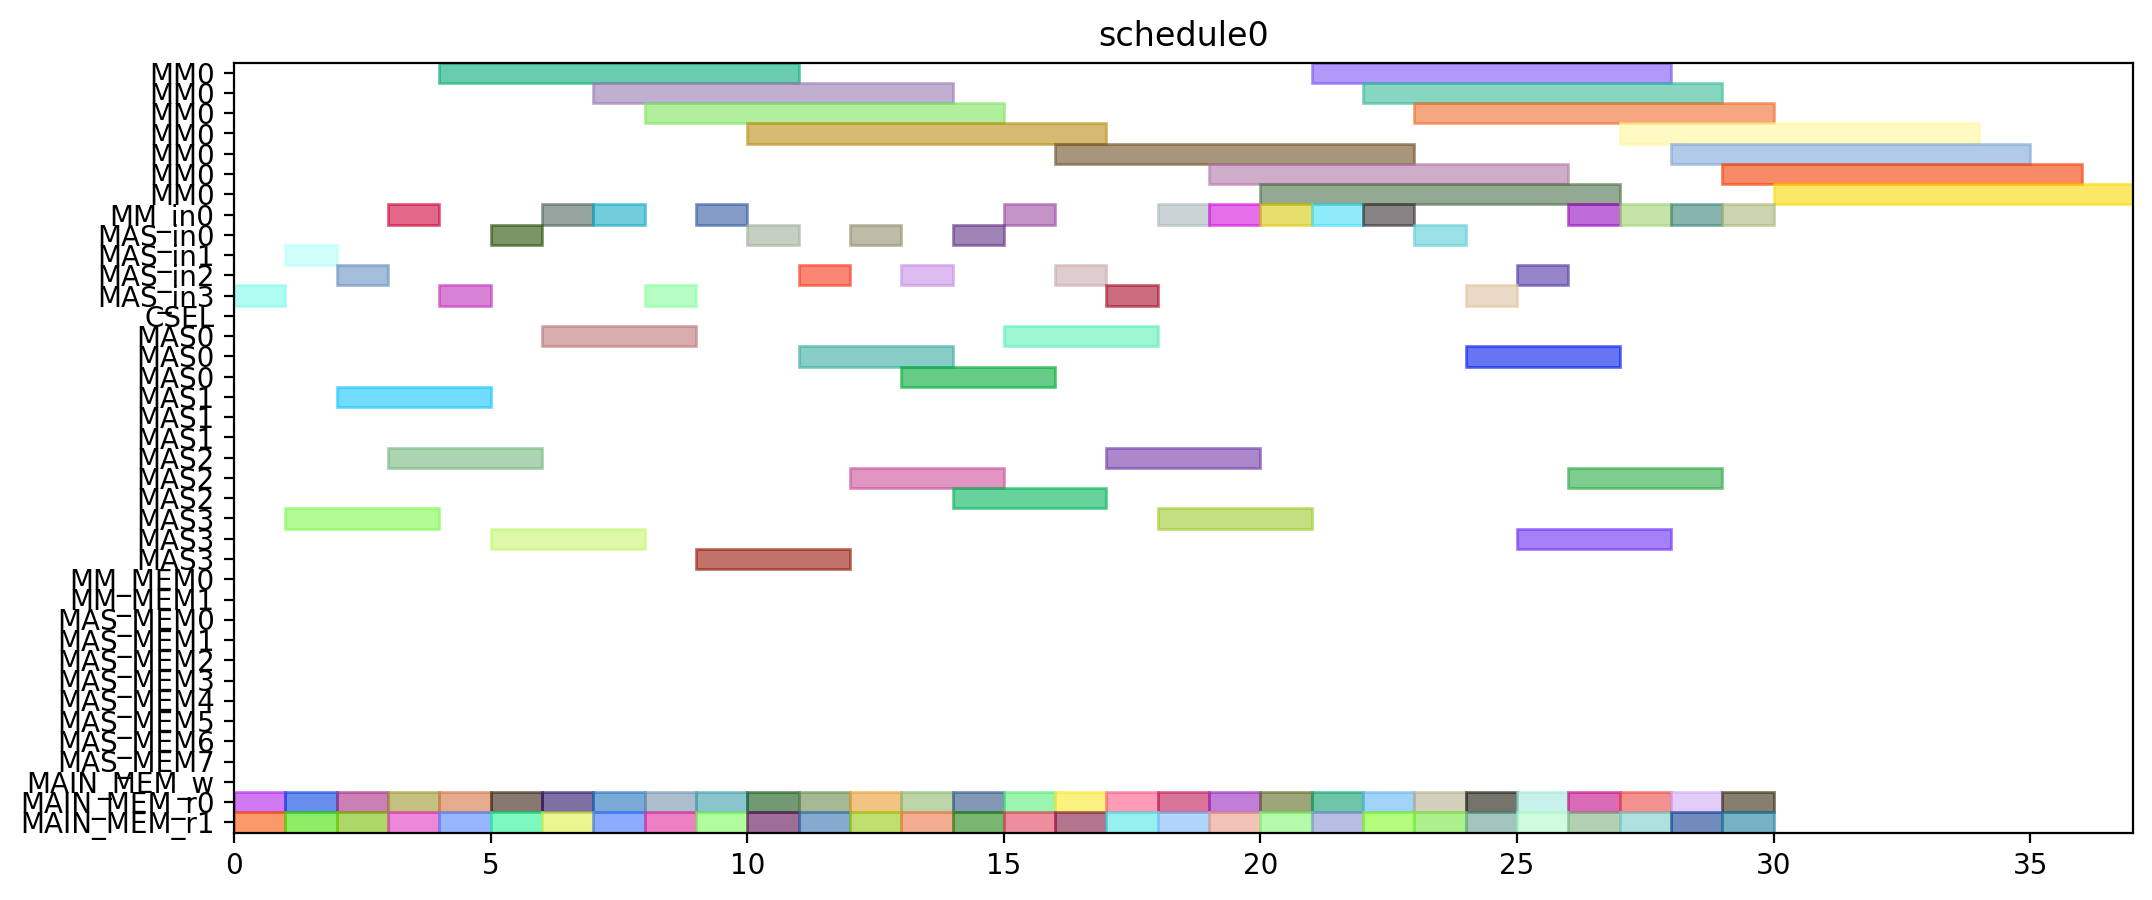

Python code for this plot:
from pyschedule import Scenario, solvers, plotters, alt


def solve():
	horizon = 120
	S = Scenario("schedule0", horizon=horizon)

	# resource
	MM = S.Resources('MM', num=1, size=7)
	MM_in = S.Resources('MM_in', num=1)
	MAS_in = S.Resources('MAS_in', num=4)
	CSEL = S.Resource('CSEL')
	MAS = S.Resources('MAS', num=4, size=3, periods=range(1, horizon))
	MM_MEM = S.Resources('MM_MEM', num=2)
	MAS_MEM = S.Resources('MAS_MEM', num=8)
	MAIN_MEM_w = S.Resource('MAIN_MEM_w', size=1)
	MAIN_MEM_r = S.Resources('MAIN_MEM_r', num=2)

	# result of previous scheduling

	# new tasks
	t1_t0 = S.Task('t1_t0', length=7, delay_cost=1)
	t1_t0 += alt(MM)
	t1_t0_in = S.Task('t1_t0_in', length=1, delay_cost=1)
	t1_t0_in += alt(MM_in)
	S += t1_t0_in*MM_in[0]<=t1_t0*MM[0]
	t1_t0_mem0 = S.Task('t1_t0_mem0', length=1, delay_cost=1)
	t1_t0_mem0 += MAIN_MEM_r[0]
	S += t1_t0_mem0 <= t1_t0

	t1_t0_mem1 = S.Task('t1_t0_mem1', length=1, delay_cost=1)
	t1_t0_mem1 += MAIN_MEM_r[1]
	S += t1_t0_mem1 <= t1_t0

	t1_t1 = S.Task('t1_t1', length=7, delay_cost=1)
	t1_t1 += alt(MM)
	t1_t1_in = S.Task('t1_t1_in', length=1, delay_cost=1)
	t1_t1_in += alt(MM_in)
	S += t1_t1_in*MM_in[0]<=t1_t1*MM[0]
	t1_t1_mem0 = S.Task('t1_t1_mem0', length=1, delay_cost=1)
	t1_t1_mem0 += MAIN_MEM_r[0]
	S += t1_t1_mem0 <= t1_t1

	t1_t1_mem1 = S.Task('t1_t1_mem1', length=1, delay_cost=1)
	t1_t1_mem1 += MAIN_MEM_r[1]
	S += t1_t1_mem1 <= t1_t1

	t1_t2 = S.Task('t1_t2', length=3, delay_cost=1)
	t1_t2 += alt(MAS)
	t1_t2_in = S.Task('t1_t2_in', length=1, delay_cost=1)
	t1_t2_in += alt(MAS_in)
	S += t1_t2_in*MAS_in[0]<=t1_t2*MAS[0]

	S += t1_t2_in*MAS_in[1]<=t1_t2*MAS[1]

	S += t1_t2_in*MAS_in[2]<=t1_t2*MAS[2]

	S += t1_t2_in*MAS_in[3]<=t1_t2*MAS[3]

	t1_t2_mem0 = S.Task('t1_t2_mem0', length=1, delay_cost=1)
	t1_t2_mem0 += MAIN_MEM_r[0]
	S += t1_t2_mem0 <= t1_t2

	t1_t2_mem1 = S.Task('t1_t2_mem1', length=1, delay_cost=1)
	t1_t2_mem1 += MAIN_MEM_r[1]
	S += t1_t2_mem1 <= t1_t2

	t1_t3 = S.Task('t1_t3', length=3, delay_cost=1)
	t1_t3 += alt(MAS)
	t1_t3_in = S.Task('t1_t3_in', length=1, delay_cost=1)
	t1_t3_in += alt(MAS_in)
	S += t1_t3_in*MAS_in[0]<=t1_t3*MAS[0]

	S += t1_t3_in*MAS_in[1]<=t1_t3*MAS[1]

	S += t1_t3_in*MAS_in[2]<=t1_t3*MAS[2]

	S += t1_t3_in*MAS_in[3]<=t1_t3*MAS[3]

	t1_t3_mem0 = S.Task('t1_t3_mem0', length=1, delay_cost=1)
	t1_t3_mem0 += MAIN_MEM_r[0]
	S += t1_t3_mem0 <= t1_t3

	t1_t3_mem1 = S.Task('t1_t3_mem1', length=1, delay_cost=1)
	t1_t3_mem1 += MAIN_MEM_r[1]
	S += t1_t3_mem1 <= t1_t3

	t2_t0 = S.Task('t2_t0', length=7, delay_cost=1)
	t2_t0 += alt(MM)
	t2_t0_in = S.Task('t2_t0_in', length=1, delay_cost=1)
	t2_t0_in += alt(MM_in)
	S += t2_t0_in*MM_in[0]<=t2_t0*MM[0]
	t2_t0_mem0 = S.Task('t2_t0_mem0', length=1, delay_cost=1)
	t2_t0_mem0 += MAIN_MEM_r[0]
	S += t2_t0_mem0 <= t2_t0

	t2_t0_mem1 = S.Task('t2_t0_mem1', length=1, delay_cost=1)
	t2_t0_mem1 += MAIN_MEM_r[1]
	S += t2_t0_mem1 <= t2_t0

	t2_t1 = S.Task('t2_t1', length=7, delay_cost=1)
	t2_t1 += alt(MM)
	t2_t1_in = S.Task('t2_t1_in', length=1, delay_cost=1)
	t2_t1_in += alt(MM_in)
	S += t2_t1_in*MM_in[0]<=t2_t1*MM[0]
	t2_t1_mem0 = S.Task('t2_t1_mem0', length=1, delay_cost=1)
	t2_t1_mem0 += MAIN_MEM_r[0]
	S += t2_t1_mem0 <= t2_t1

	t2_t1_mem1 = S.Task('t2_t1_mem1', length=1, delay_cost=1)
	t2_t1_mem1 += MAIN_MEM_r[1]
	S += t2_t1_mem1 <= t2_t1

	t2_t2 = S.Task('t2_t2', length=3, delay_cost=1)
	t2_t2 += alt(MAS)
	t2_t2_in = S.Task('t2_t2_in', length=1, delay_cost=1)
	t2_t2_in += alt(MAS_in)
	S += t2_t2_in*MAS_in[0]<=t2_t2*MAS[0]

	S += t2_t2_in*MAS_in[1]<=t2_t2*MAS[1]

	S += t2_t2_in*MAS_in[2]<=t2_t2*MAS[2]

	S += t2_t2_in*MAS_in[3]<=t2_t2*MAS[3]

	t2_t2_mem0 = S.Task('t2_t2_mem0', length=1, delay_cost=1)
	t2_t2_mem0 += MAIN_MEM_r[0]
	S += t2_t2_mem0 <= t2_t2

	t2_t2_mem1 = S.Task('t2_t2_mem1', length=1, delay_cost=1)
	t2_t2_mem1 += MAIN_MEM_r[1]
	S += t2_t2_mem1 <= t2_t2

	t2_t3 = S.Task('t2_t3', length=3, delay_cost=1)
	t2_t3 += alt(MAS)
	t2_t3_in = S.Task('t2_t3_in', length=1, delay_cost=1)
	t2_t3_in += alt(MAS_in)
	S += t2_t3_in*MAS_in[0]<=t2_t3*MAS[0]

	S += t2_t3_in*MAS_in[1]<=t2_t3*MAS[1]

	S += t2_t3_in*MAS_in[2]<=t2_t3*MAS[2]

	S += t2_t3_in*MAS_in[3]<=t2_t3*MAS[3]

	t2_t3_mem0 = S.Task('t2_t3_mem0', length=1, delay_cost=1)
	t2_t3_mem0 += MAIN_MEM_r[0]
	S += t2_t3_mem0 <= t2_t3

	t2_t3_mem1 = S.Task('t2_t3_mem1', length=1, delay_cost=1)
	t2_t3_mem1 += MAIN_MEM_r[1]
	S += t2_t3_mem1 <= t2_t3

	t0_t0 = S.Task('t0_t0', length=7, delay_cost=1)
	t0_t0 += alt(MM)
	t0_t0_in = S.Task('t0_t0_in', length=1, delay_cost=1)
	t0_t0_in += alt(MM_in)
	S += t0_t0_in*MM_in[0]<=t0_t0*MM[0]
	t0_t0_mem0 = S.Task('t0_t0_mem0', length=1, delay_cost=1)
	t0_t0_mem0 += MAIN_MEM_r[0]
	S += t0_t0_mem0 <= t0_t0

	t0_t0_mem1 = S.Task('t0_t0_mem1', length=1, delay_cost=1)
	t0_t0_mem1 += MAIN_MEM_r[1]
	S += t0_t0_mem1 <= t0_t0

	t0_t1 = S.Task('t0_t1', length=7, delay_cost=1)
	t0_t1 += alt(MM)
	t0_t1_in = S.Task('t0_t1_in', length=1, delay_cost=1)
	t0_t1_in += alt(MM_in)
	S += t0_t1_in*MM_in[0]<=t0_t1*MM[0]
	t0_t1_mem0 = S.Task('t0_t1_mem0', length=1, delay_cost=1)
	t0_t1_mem0 += MAIN_MEM_r[0]
	S += t0_t1_mem0 <= t0_t1

	t0_t1_mem1 = S.Task('t0_t1_mem1', length=1, delay_cost=1)
	t0_t1_mem1 += MAIN_MEM_r[1]
	S += t0_t1_mem1 <= t0_t1

	t0_t2 = S.Task('t0_t2', length=3, delay_cost=1)
	t0_t2 += alt(MAS)
	t0_t2_in = S.Task('t0_t2_in', length=1, delay_cost=1)
	t0_t2_in += alt(MAS_in)
	S += t0_t2_in*MAS_in[0]<=t0_t2*MAS[0]

	S += t0_t2_in*MAS_in[1]<=t0_t2*MAS[1]

	S += t0_t2_in*MAS_in[2]<=t0_t2*MAS[2]

	S += t0_t2_in*MAS_in[3]<=t0_t2*MAS[3]

	t0_t2_mem0 = S.Task('t0_t2_mem0', length=1, delay_cost=1)
	t0_t2_mem0 += MAIN_MEM_r[0]
	S += t0_t2_mem0 <= t0_t2

	t0_t2_mem1 = S.Task('t0_t2_mem1', length=1, delay_cost=1)
	t0_t2_mem1 += MAIN_MEM_r[1]
	S += t0_t2_mem1 <= t0_t2

	t0_t3 = S.Task('t0_t3', length=3, delay_cost=1)
	t0_t3 += alt(MAS)
	t0_t3_in = S.Task('t0_t3_in', length=1, delay_cost=1)
	t0_t3_in += alt(MAS_in)
	S += t0_t3_in*MAS_in[0]<=t0_t3*MAS[0]

	S += t0_t3_in*MAS_in[1]<=t0_t3*MAS[1]

	S += t0_t3_in*MAS_in[2]<=t0_t3*MAS[2]

	S += t0_t3_in*MAS_in[3]<=t0_t3*MAS[3]

	t0_t3_mem0 = S.Task('t0_t3_mem0', length=1, delay_cost=1)
	t0_t3_mem0 += MAIN_MEM_r[0]
	S += t0_t3_mem0 <= t0_t3

	t0_t3_mem1 = S.Task('t0_t3_mem1', length=1, delay_cost=1)
	t0_t3_mem1 += MAIN_MEM_r[1]
	S += t0_t3_mem1 <= t0_t3

	t4_t0_t0 = S.Task('t4_t0_t0', length=7, delay_cost=1)
	t4_t0_t0 += alt(MM)
	t4_t0_t0_in = S.Task('t4_t0_t0_in', length=1, delay_cost=1)
	t4_t0_t0_in += alt(MM_in)
	S += t4_t0_t0_in*MM_in[0]<=t4_t0_t0*MM[0]
	t4_t0_t0_mem0 = S.Task('t4_t0_t0_mem0', length=1, delay_cost=1)
	t4_t0_t0_mem0 += MAIN_MEM_r[0]
	S += t4_t0_t0_mem0 <= t4_t0_t0

	t4_t0_t0_mem1 = S.Task('t4_t0_t0_mem1', length=1, delay_cost=1)
	t4_t0_t0_mem1 += MAIN_MEM_r[1]
	S += t4_t0_t0_mem1 <= t4_t0_t0

	t4_t0_t1 = S.Task('t4_t0_t1', length=7, delay_cost=1)
	t4_t0_t1 += alt(MM)
	t4_t0_t1_in = S.Task('t4_t0_t1_in', length=1, delay_cost=1)
	t4_t0_t1_in += alt(MM_in)
	S += t4_t0_t1_in*MM_in[0]<=t4_t0_t1*MM[0]
	t4_t0_t1_mem0 = S.Task('t4_t0_t1_mem0', length=1, delay_cost=1)
	t4_t0_t1_mem0 += MAIN_MEM_r[0]
	S += t4_t0_t1_mem0 <= t4_t0_t1

	t4_t0_t1_mem1 = S.Task('t4_t0_t1_mem1', length=1, delay_cost=1)
	t4_t0_t1_mem1 += MAIN_MEM_r[1]
	S += t4_t0_t1_mem1 <= t4_t0_t1

	t4_t0_t2 = S.Task('t4_t0_t2', length=3, delay_cost=1)
	t4_t0_t2 += alt(MAS)
	t4_t0_t2_in = S.Task('t4_t0_t2_in', length=1, delay_cost=1)
	t4_t0_t2_in += alt(MAS_in)
	S += t4_t0_t2_in*MAS_in[0]<=t4_t0_t2*MAS[0]

	S += t4_t0_t2_in*MAS_in[1]<=t4_t0_t2*MAS[1]

	S += t4_t0_t2_in*MAS_in[2]<=t4_t0_t2*MAS[2]

	S += t4_t0_t2_in*MAS_in[3]<=t4_t0_t2*MAS[3]

	t4_t0_t2_mem0 = S.Task('t4_t0_t2_mem0', length=1, delay_cost=1)
	t4_t0_t2_mem0 += MAIN_MEM_r[0]
	S += t4_t0_t2_mem0 <= t4_t0_t2

	t4_t0_t2_mem1 = S.Task('t4_t0_t2_mem1', length=1, delay_cost=1)
	t4_t0_t2_mem1 += MAIN_MEM_r[1]
	S += t4_t0_t2_mem1 <= t4_t0_t2

	t4_t0_t3 = S.Task('t4_t0_t3', length=3, delay_cost=1)
	t4_t0_t3 += alt(MAS)
	t4_t0_t3_in = S.Task('t4_t0_t3_in', length=1, delay_cost=1)
	t4_t0_t3_in += alt(MAS_in)
	S += t4_t0_t3_in*MAS_in[0]<=t4_t0_t3*MAS[0]

	S += t4_t0_t3_in*MAS_in[1]<=t4_t0_t3*MAS[1]

	S += t4_t0_t3_in*MAS_in[2]<=t4_t0_t3*MAS[2]

	S += t4_t0_t3_in*MAS_in[3]<=t4_t0_t3*MAS[3]

	t4_t0_t3_mem0 = S.Task('t4_t0_t3_mem0', length=1, delay_cost=1)
	t4_t0_t3_mem0 += MAIN_MEM_r[0]
	S += t4_t0_t3_mem0 <= t4_t0_t3

	t4_t0_t3_mem1 = S.Task('t4_t0_t3_mem1', length=1, delay_cost=1)
	t4_t0_t3_mem1 += MAIN_MEM_r[1]
	S += t4_t0_t3_mem1 <= t4_t0_t3

	t4_t1_t0 = S.Task('t4_t1_t0', length=7, delay_cost=1)
	t4_t1_t0 += alt(MM)
	t4_t1_t0_in = S.Task('t4_t1_t0_in', length=1, delay_cost=1)
	t4_t1_t0_in += alt(MM_in)
	S += t4_t1_t0_in*MM_in[0]<=t4_t1_t0*MM[0]
	t4_t1_t0_mem0 = S.Task('t4_t1_t0_mem0', length=1, delay_cost=1)
	t4_t1_t0_mem0 += MAIN_MEM_r[0]
	S += t4_t1_t0_mem0 <= t4_t1_t0

	t4_t1_t0_mem1 = S.Task('t4_t1_t0_mem1', length=1, delay_cost=1)
	t4_t1_t0_mem1 += MAIN_MEM_r[1]
	S += t4_t1_t0_mem1 <= t4_t1_t0

	t4_t1_t1 = S.Task('t4_t1_t1', length=7, delay_cost=1)
	t4_t1_t1 += alt(MM)
	t4_t1_t1_in = S.Task('t4_t1_t1_in', length=1, delay_cost=1)
	t4_t1_t1_in += alt(MM_in)
	S += t4_t1_t1_in*MM_in[0]<=t4_t1_t1*MM[0]
	t4_t1_t1_mem0 = S.Task('t4_t1_t1_mem0', length=1, delay_cost=1)
	t4_t1_t1_mem0 += MAIN_MEM_r[0]
	S += t4_t1_t1_mem0 <= t4_t1_t1

	t4_t1_t1_mem1 = S.Task('t4_t1_t1_mem1', length=1, delay_cost=1)
	t4_t1_t1_mem1 += MAIN_MEM_r[1]
	S += t4_t1_t1_mem1 <= t4_t1_t1

	t4_t1_t2 = S.Task('t4_t1_t2', length=3, delay_cost=1)
	t4_t1_t2 += alt(MAS)
	t4_t1_t2_in = S.Task('t4_t1_t2_in', length=1, delay_cost=1)
	t4_t1_t2_in += alt(MAS_in)
	S += t4_t1_t2_in*MAS_in[0]<=t4_t1_t2*MAS[0]

	S += t4_t1_t2_in*MAS_in[1]<=t4_t1_t2*MAS[1]

	S += t4_t1_t2_in*MAS_in[2]<=t4_t1_t2*MAS[2]

	S += t4_t1_t2_in*MAS_in[3]<=t4_t1_t2*MAS[3]

	t4_t1_t2_mem0 = S.Task('t4_t1_t2_mem0', length=1, delay_cost=1)
	t4_t1_t2_mem0 += MAIN_MEM_r[0]
	S += t4_t1_t2_mem0 <= t4_t1_t2

	t4_t1_t2_mem1 = S.Task('t4_t1_t2_mem1', length=1, delay_cost=1)
	t4_t1_t2_mem1 += MAIN_MEM_r[1]
	S += t4_t1_t2_mem1 <= t4_t1_t2

	t4_t1_t3 = S.Task('t4_t1_t3', length=3, delay_cost=1)
	t4_t1_t3 += alt(MAS)
	t4_t1_t3_in = S.Task('t4_t1_t3_in', length=1, delay_cost=1)
	t4_t1_t3_in += alt(MAS_in)
	S += t4_t1_t3_in*MAS_in[0]<=t4_t1_t3*MAS[0]

	S += t4_t1_t3_in*MAS_in[1]<=t4_t1_t3*MAS[1]

	S += t4_t1_t3_in*MAS_in[2]<=t4_t1_t3*MAS[2]

	S += t4_t1_t3_in*MAS_in[3]<=t4_t1_t3*MAS[3]

	t4_t1_t3_mem0 = S.Task('t4_t1_t3_mem0', length=1, delay_cost=1)
	t4_t1_t3_mem0 += MAIN_MEM_r[0]
	S += t4_t1_t3_mem0 <= t4_t1_t3

	t4_t1_t3_mem1 = S.Task('t4_t1_t3_mem1', length=1, delay_cost=1)
	t4_t1_t3_mem1 += MAIN_MEM_r[1]
	S += t4_t1_t3_mem1 <= t4_t1_t3

	t4_t2_t0 = S.Task('t4_t2_t0', length=7, delay_cost=1)
	t4_t2_t0 += alt(MM)
	t4_t2_t0_in = S.Task('t4_t2_t0_in', length=1, delay_cost=1)
	t4_t2_t0_in += alt(MM_in)
	S += t4_t2_t0_in*MM_in[0]<=t4_t2_t0*MM[0]
	t4_t2_t0_mem0 = S.Task('t4_t2_t0_mem0', length=1, delay_cost=1)
	t4_t2_t0_mem0 += MAIN_MEM_r[0]
	S += t4_t2_t0_mem0 <= t4_t2_t0

	t4_t2_t0_mem1 = S.Task('t4_t2_t0_mem1', length=1, delay_cost=1)
	t4_t2_t0_mem1 += MAIN_MEM_r[1]
	S += t4_t2_t0_mem1 <= t4_t2_t0

	t4_t2_t1 = S.Task('t4_t2_t1', length=7, delay_cost=1)
	t4_t2_t1 += alt(MM)
	t4_t2_t1_in = S.Task('t4_t2_t1_in', length=1, delay_cost=1)
	t4_t2_t1_in += alt(MM_in)
	S += t4_t2_t1_in*MM_in[0]<=t4_t2_t1*MM[0]
	t4_t2_t1_mem0 = S.Task('t4_t2_t1_mem0', length=1, delay_cost=1)
	t4_t2_t1_mem0 += MAIN_MEM_r[0]
	S += t4_t2_t1_mem0 <= t4_t2_t1

	t4_t2_t1_mem1 = S.Task('t4_t2_t1_mem1', length=1, delay_cost=1)
	t4_t2_t1_mem1 += MAIN_MEM_r[1]
	S += t4_t2_t1_mem1 <= t4_t2_t1

	t4_t2_t2 = S.Task('t4_t2_t2', length=3, delay_cost=1)
	t4_t2_t2 += alt(MAS)
	t4_t2_t2_in = S.Task('t4_t2_t2_in', length=1, delay_cost=1)
	t4_t2_t2_in += alt(MAS_in)
	S += t4_t2_t2_in*MAS_in[0]<=t4_t2_t2*MAS[0]

	S += t4_t2_t2_in*MAS_in[1]<=t4_t2_t2*MAS[1]

	S += t4_t2_t2_in*MAS_in[2]<=t4_t2_t2*MAS[2]

	S += t4_t2_t2_in*MAS_in[3]<=t4_t2_t2*MAS[3]

	t4_t2_t2_mem0 = S.Task('t4_t2_t2_mem0', length=1, delay_cost=1)
	t4_t2_t2_mem0 += MAIN_MEM_r[0]
	S += t4_t2_t2_mem0 <= t4_t2_t2

	t4_t2_t2_mem1 = S.Task('t4_t2_t2_mem1', length=1, delay_cost=1)
	t4_t2_t2_mem1 += MAIN_MEM_r[1]
	S += t4_t2_t2_mem1 <= t4_t2_t2

	t4_t2_t3 = S.Task('t4_t2_t3', length=3, delay_cost=1)
	t4_t2_t3 += alt(MAS)
	t4_t2_t3_in = S.Task('t4_t2_t3_in', length=1, delay_cost=1)
	t4_t2_t3_in += alt(MAS_in)
	S += t4_t2_t3_in*MAS_in[0]<=t4_t2_t3*MAS[0]

	S += t4_t2_t3_in*MAS_in[1]<=t4_t2_t3*MAS[1]

	S += t4_t2_t3_in*MAS_in[2]<=t4_t2_t3*MAS[2]

	S += t4_t2_t3_in*MAS_in[3]<=t4_t2_t3*MAS[3]

	t4_t2_t3_mem0 = S.Task('t4_t2_t3_mem0', length=1, delay_cost=1)
	t4_t2_t3_mem0 += MAIN_MEM_r[0]
	S += t4_t2_t3_mem0 <= t4_t2_t3

	t4_t2_t3_mem1 = S.Task('t4_t2_t3_mem1', length=1, delay_cost=1)
	t4_t2_t3_mem1 += MAIN_MEM_r[1]
	S += t4_t2_t3_mem1 <= t4_t2_t3

	t4_t40 = S.Task('t4_t40', length=3, delay_cost=1)
	t4_t40 += alt(MAS)
	t4_t40_in = S.Task('t4_t40_in', length=1, delay_cost=1)
	t4_t40_in += alt(MAS_in)
	S += t4_t40_in*MAS_in[0]<=t4_t40*MAS[0]

	S += t4_t40_in*MAS_in[1]<=t4_t40*MAS[1]

	S += t4_t40_in*MAS_in[2]<=t4_t40*MAS[2]

	S += t4_t40_in*MAS_in[3]<=t4_t40*MAS[3]

	t4_t40_mem0 = S.Task('t4_t40_mem0', length=1, delay_cost=1)
	t4_t40_mem0 += MAIN_MEM_r[0]
	S += t4_t40_mem0 <= t4_t40

	t4_t40_mem1 = S.Task('t4_t40_mem1', length=1, delay_cost=1)
	t4_t40_mem1 += MAIN_MEM_r[1]
	S += t4_t40_mem1 <= t4_t40

	t4_t41 = S.Task('t4_t41', length=3, delay_cost=1)
	t4_t41 += alt(MAS)
	t4_t41_in = S.Task('t4_t41_in', length=1, delay_cost=1)
	t4_t41_in += alt(MAS_in)
	S += t4_t41_in*MAS_in[0]<=t4_t41*MAS[0]

	S += t4_t41_in*MAS_in[1]<=t4_t41*MAS[1]

	S += t4_t41_in*MAS_in[2]<=t4_t41*MAS[2]

	S += t4_t41_in*MAS_in[3]<=t4_t41*MAS[3]

	t4_t41_mem0 = S.Task('t4_t41_mem0', length=1, delay_cost=1)
	t4_t41_mem0 += MAIN_MEM_r[0]
	S += t4_t41_mem0 <= t4_t41

	t4_t41_mem1 = S.Task('t4_t41_mem1', length=1, delay_cost=1)
	t4_t41_mem1 += MAIN_MEM_r[1]
	S += t4_t41_mem1 <= t4_t41

	t4_t50 = S.Task('t4_t50', length=3, delay_cost=1)
	t4_t50 += alt(MAS)
	t4_t50_in = S.Task('t4_t50_in', length=1, delay_cost=1)
	t4_t50_in += alt(MAS_in)
	S += t4_t50_in*MAS_in[0]<=t4_t50*MAS[0]

	S += t4_t50_in*MAS_in[1]<=t4_t50*MAS[1]

	S += t4_t50_in*MAS_in[2]<=t4_t50*MAS[2]

	S += t4_t50_in*MAS_in[3]<=t4_t50*MAS[3]

	t4_t50_mem0 = S.Task('t4_t50_mem0', length=1, delay_cost=1)
	t4_t50_mem0 += MAIN_MEM_r[0]
	S += t4_t50_mem0 <= t4_t50

	t4_t50_mem1 = S.Task('t4_t50_mem1', length=1, delay_cost=1)
	t4_t50_mem1 += MAIN_MEM_r[1]
	S += t4_t50_mem1 <= t4_t50

	t4_t51 = S.Task('t4_t51', length=3, delay_cost=1)
	t4_t51 += alt(MAS)
	t4_t51_in = S.Task('t4_t51_in', length=1, delay_cost=1)
	t4_t51_in += alt(MAS_in)
	S += t4_t51_in*MAS_in[0]<=t4_t51*MAS[0]

	S += t4_t51_in*MAS_in[1]<=t4_t51*MAS[1]

	S += t4_t51_in*MAS_in[2]<=t4_t51*MAS[2]

	S += t4_t51_in*MAS_in[3]<=t4_t51*MAS[3]

	t4_t51_mem0 = S.Task('t4_t51_mem0', length=1, delay_cost=1)
	t4_t51_mem0 += MAIN_MEM_r[0]
	S += t4_t51_mem0 <= t4_t51

	t4_t51_mem1 = S.Task('t4_t51_mem1', length=1, delay_cost=1)
	t4_t51_mem1 += MAIN_MEM_r[1]
	S += t4_t51_mem1 <= t4_t51

	t4_t8_t0 = S.Task('t4_t8_t0', length=7, delay_cost=1)
	t4_t8_t0 += alt(MM)
	t4_t8_t0_in = S.Task('t4_t8_t0_in', length=1, delay_cost=1)
	t4_t8_t0_in += alt(MM_in)
	S += t4_t8_t0_in*MM_in[0]<=t4_t8_t0*MM[0]
	t4_t8_t0_mem0 = S.Task('t4_t8_t0_mem0', length=1, delay_cost=1)
	t4_t8_t0_mem0 += MAIN_MEM_r[0]
	S += t4_t8_t0_mem0 <= t4_t8_t0

	t4_t8_t0_mem1 = S.Task('t4_t8_t0_mem1', length=1, delay_cost=1)
	t4_t8_t0_mem1 += MAIN_MEM_r[1]
	S += t4_t8_t0_mem1 <= t4_t8_t0

	t4_t8_t1 = S.Task('t4_t8_t1', length=7, delay_cost=1)
	t4_t8_t1 += alt(MM)
	t4_t8_t1_in = S.Task('t4_t8_t1_in', length=1, delay_cost=1)
	t4_t8_t1_in += alt(MM_in)
	S += t4_t8_t1_in*MM_in[0]<=t4_t8_t1*MM[0]
	t4_t8_t1_mem0 = S.Task('t4_t8_t1_mem0', length=1, delay_cost=1)
	t4_t8_t1_mem0 += MAIN_MEM_r[0]
	S += t4_t8_t1_mem0 <= t4_t8_t1

	t4_t8_t1_mem1 = S.Task('t4_t8_t1_mem1', length=1, delay_cost=1)
	t4_t8_t1_mem1 += MAIN_MEM_r[1]
	S += t4_t8_t1_mem1 <= t4_t8_t1

	solvers.mip.solve(S,msg=1,kind='CPLEX',ratio_gap=1.01)

	solution = [['hoge']*len(S.solution()[1]) for i in range(len(S.solution()))]
	for i in range(len(S.solution())):
		for j in range(len(S.solution()[i])):
			solution[i][j]=str(S.solution()[i][j])
	print(solution)

	cycles = int(solution[-1][3])

	pic_file_name = "/home/mfukuda/ABE/multiRAM_multiMAS_16mux/scheduling_result/stage7MM1_stage3MAS4/SPARSE/schedule0.png"
	if(S.solution() != []):
		plotters.matplotlib.plot(S,img_filename=pic_file_name, show_task_labels=False, fig_size=(cycles*0.25+3, 5))

	return solution
